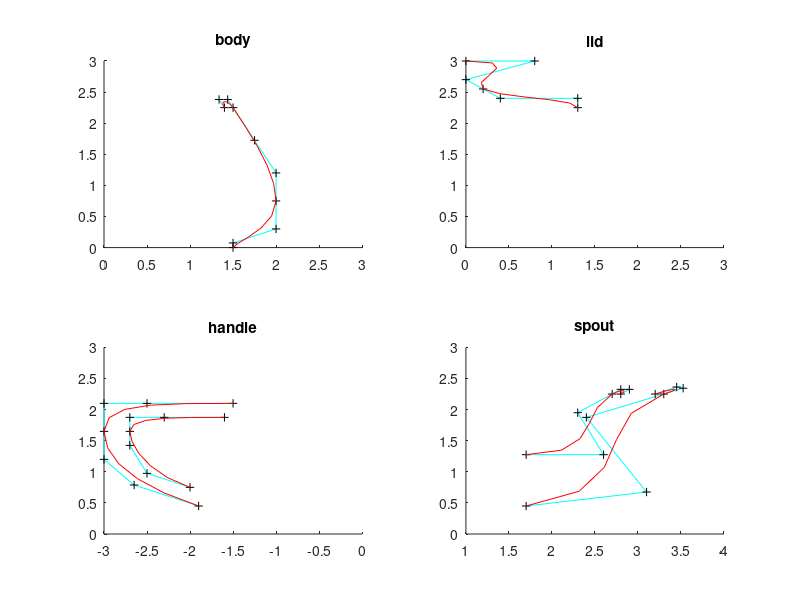
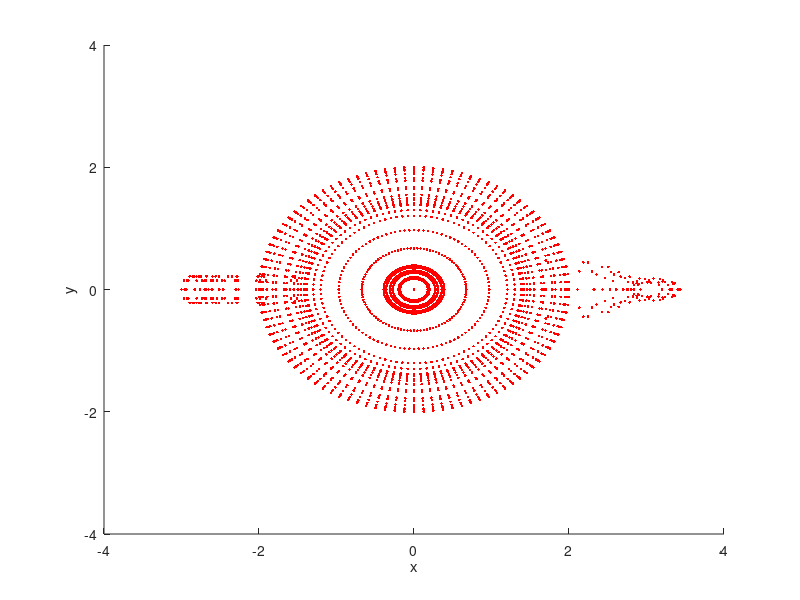

These charts were generated, in order, by the following MATLAB code:
close all;
clear all;

div1 = 0.2;
div2 = 0.2;
div3 = 2*pi/100;

model = {};

load controlPoint;
t = (0:div1:1)';
A = [t.^3 t.^2 t ones(length(t), 1)];
B = [-1 3 -3 1;
    3 -6 3 0;
    -3 3 0 0;
    1 0 0 0];

%% body
p_body = [A * B * cp_body(1:4,:);
    A * B * cp_body(4:7,:);
    A * B * cp_body(7:10,:)];
figure(1);
subplot(2,2,1);
title('body');
hold on;
plot(cp_body(:,1), cp_body(:,2),'c');
plot(cp_body(:,1), cp_body(:,2), 'k+');
plot(p_body(:,1), p_body(:,2),'r');
axis([0 3 0 3]);

%% lid
p_lid = [A * B * cp_lid(1:4,:);
    A * B * cp_lid(4:7,:)];
figure(1);
subplot(2,2,2);
title('lid');
hold on;
plot(cp_lid(:,1), cp_lid(:,2),'c');
plot(cp_lid(:,1), cp_lid(:,2), 'k+');
plot(p_lid(:,1), p_lid(:,2),'r');
axis([0 3 0 3]);

%% handle
p_handle1 = [A * B * cp_handle(1:4,:);
    A * B * cp_handle(4:7,:)];
p_handle2 = [A * B * cp_handle(8:11,:);
    A * B * cp_handle(11:14,:)];
figure(1);
subplot(2,2,3);
title('handle');
hold on;
plot(cp_handle(1:7,1), cp_handle(1:7,2),'c');
plot(cp_handle(8:14,1), cp_handle(8:14,2),'c');
plot(cp_handle(:,1), cp_handle(:,2), 'k+');
plot(p_handle1(:,1), p_handle1(:,2),'r');
plot(p_handle2(:,1), p_handle2(:,2),'r');
axis([-3 0 0 3]);

% 3D
cl_handle1 = [p_handle1 zeros(length(p_handle1), 1)];
cl_handle2 = [p_handle1 0.3 * ones(length(p_handle1), 1)];
cl_handle3 = [p_handle2 0.3 * ones(length(p_handle2), 1)];
cl_handle4 = [p_handle2 zeros(length(p_handle2), 1)];

t = (0:div2:1)';
A = [t.^3 t.^2 t ones(length(t), 1)];
clp_handle = zeros(length(t),3, 2 * length(cl_handle1));
for i = 1:length(cl_handle1)
    clp_handle(:,:,i) = A * B * [cl_handle1(i,:);
        cl_handle2(i,:);
        cl_handle3(i,:);
        cl_handle4(i,:)];
    clp_handle(:,:,i + length(cl_handle1)) = [clp_handle(:,1:2,i) ...
        -clp_handle(:,3,i)];
end
clp_handle = permute(clp_handle, [1,3,2]);

%% spout
t = (0:div1:1)';
A = [t.^3 t.^2 t ones(length(t), 1)];
p_spout1 = [A * B * cp_spout(1:4,:);
    A * B * cp_spout(4:7,:)];
p_spout2 = [A * B * cp_spout(8:11,:);
    A * B * cp_spout(11:14,:)];
figure(1);
subplot(2,2,4);
title('spout');
hold on;
plot(cp_spout(1:7,1), cp_spout(1:7,2),'c');
plot(cp_spout(8:14,1), cp_spout(8:14,2),'c');
plot(cp_spout(:,1), cp_spout(:,2), 'k+');
plot(p_spout1(:,1), p_spout1(:,2),'r');
plot(p_spout2(:,1), p_spout2(:,2),'r');
axis([1 4 0 3]);

% 3D 
cl_spout1 = [p_spout1(:,1:2) zeros(length(p_spout1), 1)];
cl_spout2 = p_spout1;
cl_spout3 = p_spout2;
cl_spout4 = [p_spout2(:,1:2) zeros(length(p_spout2), 1)];

t = (0:div2:1)';
A = [t.^3 t.^2 t ones(length(t), 1)];
clp_spout = zeros(length(t),3, 2 * length(cl_spout1));
for i = 1:length(cl_spout1)
    clp_spout(:,:,i) = A * B * [cl_spout1(i,:);
        cl_spout2(i,:);
        cl_spout3(i,:);
        cl_spout4(i,:)];
    clp_spout(:,:,i + length(cl_spout1)) = [clp_spout(:,1:2,i) ...
        -clp_spout(:,3,i)];
end
clp_spout = permute(clp_spout, [1,3,2]);

%% Total axis x z y

figure(2);
hold on;
axis([-4 4 -4 4 -1 4]);
xlabel('x');
ylabel('y');
zlabel('z');

cl_body = [p_body zeros(length(p_body),1)];
for i = 0:div3:2*pi
    clr_body = cl_body * [cos(i) 0 sin(i);
        0 1 0;
        -sin(i) 0 cos(i)];
    plot3(clr_body(:,1),clr_body(:,3),clr_body(:,2),'r.');
end

cl_lid = [p_lid zeros(length(p_lid),1)];
for i = 0:div3:2*pi
    clr_lid = cl_lid * [cos(i) 0 sin(i);
        0 1 0;
        -sin(i) 0 cos(i)];
    plot3(clr_lid(:,1),clr_lid(:,3),clr_lid(:,2),'r.');
end


% plot3(cl_handle1(:,1), cl_handle1(:,2), cl_handle1(:,3));
% plot3(cl_handle2(:,1), cl_handle2(:,2), cl_handle2(:,3));
% plot3(cl_handle3(:,1), cl_handle3(:,2), cl_handle3(:,3));
% plot3(cl_handle4(:,1), cl_handle4(:,2), cl_handle4(:,3));
plot3(clp_handle(:,:,1),clp_handle(:,:,3),clp_handle(:,:,2),'r.');

% plot3(cl_spout1(:,1), cl_spout1(:,2), cl_spout1(:,3));
% plot3(cl_spout2(:,1), cl_spout2(:,2), cl_spout2(:,3));
% plot3(cl_spout3(:,1), cl_spout3(:,2), cl_spout3(:,3));
% plot3(cl_spout4(:,1), cl_spout4(:,2), cl_spout4(:,3));
plot3(clp_spout(:,:,1),clp_spout(:,:,3),clp_spout(:,:,2),'r.');
